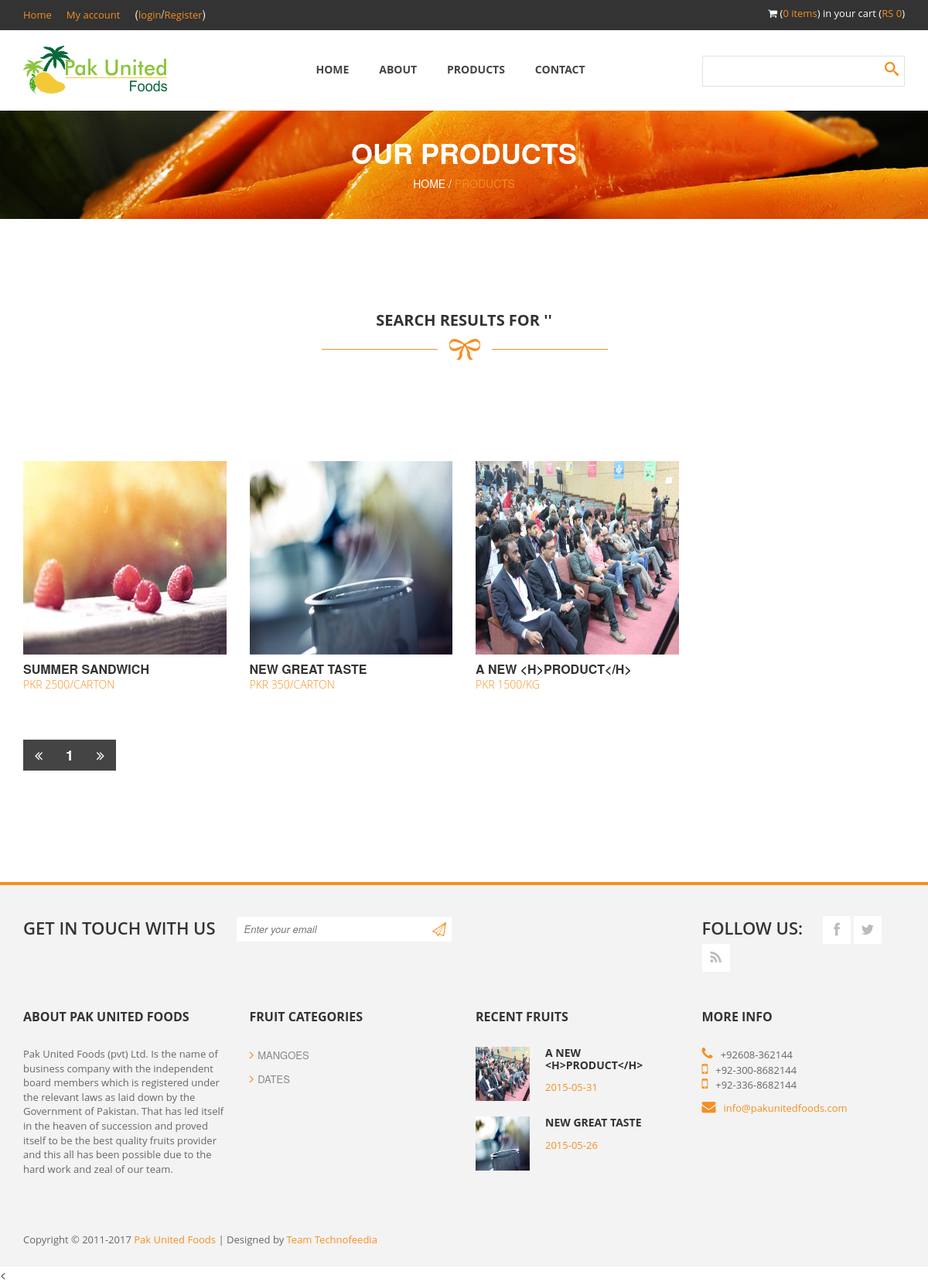
Screenshot of /Codebase/search.php with the database file from the repository.
### tables this page shows
CREATE TABLE IF NOT EXISTS `items` (
`item_id` int(11) NOT NULL,
  `item_name` varchar(60) NOT NULL,
  `item_fruit` int(11) NOT NULL,
  `item_desc` mediumtext NOT NULL,
  `item_image` varchar(255) NOT NULL,
  `item_price` float NOT NULL,
  `item_unit` varchar(100) NOT NULL,
  `item_active` int(1) NOT NULL DEFAULT '1',
  `item_time` timestamp NOT NULL DEFAULT CURRENT_TIMESTAMP
);

CREATE TABLE IF NOT EXISTS `contact` (
  `ptcl` varchar(15) NOT NULL,
  `mobile1` varchar(16) NOT NULL,
  `mobile2` varchar(16) NOT NULL,
  `email` text NOT NULL,
  `facebook` text NOT NULL,
  `twitter` text NOT NULL,
  `rss` text NOT NULL,
  `mapx` decimal(13,7) DEFAULT NULL,
  `mapy` decimal(13,7) NOT NULL,
  `about` longtext NOT NULL
);

CREATE TABLE IF NOT EXISTS `fruits` (
`fruit_id` int(11) NOT NULL,
  `fruit_name` varchar(70) DEFAULT NULL,
  `fruit_time` timestamp NULL DEFAULT CURRENT_TIMESTAMP
);

### Codebase/search.php (the view, shortened to what this page needs)
<?php
require("header.php");
$q="";
$page_con="";
?>
    <div id="heading">
        <div class="container">
            <div class="row">
                <div class="col-md-12">
                    <div class="heading-content">
                        <h2>Our Products</h2>
                        <span>Home / <a href="<?php echo htmlspecialchars($_SERVER['PHP_SELF']); ?>">Products</a></span>
                    </div>
                </div>
            </div>
        </div>
    </div>
    <div id="products-post">
        <div class="container">
            <div class="row">
                <div class="col-md-12">
                    <div id="product-heading">
                        <h2>Search Results for '<?php echo $q;?>'</h2>
                        <img src="images/under-heading.png" alt="" >
                    </div>
                </div>
            </div>
            <div class="row" id="Container">
                <?php
                $num_rec_per_page=12;
                $page=1;
                $start_from = ($page-1) * $num_rec_per_page;
                $a="SELECT `item_id`, `item_name`,`item_desc`, `item_image`, date( `item_time`) DT,`item_fruit`,`fruit_name`,`item_price`,`item_unit` FROM `items`,`fruits` WHERE `fruit_id`=`item_fruit` and `item_active`=1 and `item_name` like '%$q%' order by `item_id`  LIMIT $start_from, $num_rec_per_page";
                $items=$conn->query($a);
                if($items->num_rows>0){
                while($r=$items->fetch_assoc()){
                    $f_id=base64_encode($r['item_fruit']);
                    $item_id=base64_encode($r['item_id']);
                    $item_name=$r['item_name'];
                    $item_img=$r['item_image'];
                    $item_price=$r['item_price']."/".$r['item_unit'];
                    ?>
                    <div class="col-md-3 col-sm-6 mix portfolio-item <?php echo $f_id; ?>">
                        <div class="portfolio-wrapper">
                            <div class="portfolio-thumb">
                                <img src="images/<?php echo $item_img; ?>" alt="<?php echo $item_name; ?>" width="270px" height="250px"/>
                            </div>
                            <div class="label-text">
                                <h3><a href="details.php?item=<?php echo $item_id; ?>"><?php echo $item_name; ?></a></h3>
                                <span class="text-category">PKR <?php echo $item_price; ?></span>
                            </div>
                        </div>
                    </div>
                <?php }}else
                echo "<h1>No result found</h1>";
                ?>
            </div>
            <div class="pagination">
                <div class="row">
                    <div class="col-md-12">
                        <ul>
                            <?php
                            $a="SELECT * FROM `items` WHERE `item_active`=1";
                            $c= $conn->query($a);
                            $total_records=$c->num_rows;
                            $total_pages = ceil($total_records / $num_rec_per_page);
                            echo "<li><a href='products.php?page=1$page_con'><i class='fa fa-angle-double-left'></i></a></li>";
                            for ($i=1; $i<=$total_pages; $i++) {
                                echo "<li><a href='products.php?page=$i$page_con'>$i</a></li>";
                            }
                            $i--;
                            echo "<li><a href='products.php?page=$i$page_con'><i class='fa fa-angle-double-right'></i></a></li>";
                            ?>
                        </ul>
                    </div>
                </div>
            </div>
        </div>
    </div>
<?php
require("footer.php");
?>

### Codebase/footer.php (shortened to what this page needs)
<footer>
    <div class="container">
        <div class="top-footer">
            <div class="row">
                <div class="col-md-9">
                    <div class="subscribe-form" id="subform">
                        <span>Get in touch with us</span>
                        <form method="get" class="subscribeForm">
                            <input id="subscribe" type="email" placeholder="Enter your email" required="required" />
                            <input type="submit" id="submitButton" onclick="subs()" />
                        </form>
                    </div>
                </div>
                <div class="col-md-3">
                    <div class="social-bottom">
                        <span>Follow us:</span>
                        <ul>
                            <li>
                                <a href="<?php echo $fb; ?>" class="fa fa-facebook"></a>
                            </li>
                            <li>
                                <a href="<?php echo $tw; ?>" class="fa fa-twitter"></a>
                            </li>
                            <li>
                                <a href="<?php echo $rss; ?>" class="fa fa-rss"></a>
                            </li>
                        </ul>
                    </div>
                </div>
            </div>
        </div>
        <div class="main-footer">
            <div class="row">
                <div class="col-md-3">
                    <div class="about">
                        <h4 class="footer-title">About Pak United Foods</h4>
                        <p>
                            Pak United Foods (pvt) Ltd. Is the name of business company with the independent board members which is registered under the relevant laws as laid down by the Government of Pakistan. That has led itself in the heaven of succession and proved itself to be the best quality fruits provider and this all has been possible due to the hard work and zeal of our team.
                        </p>
                    </div>
                </div>
                <div class="col-md-3">
                    <div class="shop-list">
                        <h4 class="footer-title">Fruit Categories</h4>
                        <ul>
                            <?php $sql = "SELECT `fruit_id`, `fruit_name` FROM `fruits` LIMIT 0,8";
                            $result=$conn->query($sql);
                            if($result->num_rows>0){
                                while($row=$result->fetch_assoc())
                                {
                                    $id="products.php?cat=".base64_encode($row["fruit_id"]);
                                    $name=$row["fruit_name"];
                                    ?>
                                    <li>
                                        <a href="<?php echo $id; ?>"><i class="fa fa-angle-right"></i><?php echo $name; ?></a>
                                    </li>
                                <?php } }?>
                        </ul>
                    </div>
                </div>
                <div class="col-md-3">
                    <div class="recent-posts">
                        <h4 class="footer-title">Recent Fruits</h4>
                        <?php
                        $a="SELECT `item_id`, `item_name`,`item_desc`, `item_image`, date( `item_time`) DT FROM `items` WHERE `item_active`=1 order by `item_id` DESC  limit 0,2";
                        $items=$conn->query($a);
                        while($r=$items->fetch_assoc()){
                            $item_id=base64_encode($r['item_id']);
                            $item_name=$r['item_name'];
                            $item_img=$r['item_image'];
                            $item_date=$r['DT'];
                            ?>
                        <div class="recent-post">
                            <div class="recent-post-thumb">
                                <img src="images/<?php echo $item_img; ?>" alt="" width="70" height="70">
                            </div>
                            <div class="recent-post-info">
                                <h6><a href="<?php echo "products.php?product=".$item_id; ?>"><?php echo $item_name; ?></a></h6>
                                <span><?php echo $item_date; ?></span>
                            </div>
                        </div>
                        <?php }?>
                    </div>
                </div>
                <div class="col-md-3">
                    <div class="more-info">
                        <h4 class="footer-title">More info</h4>
                        <ul>
                            <li>
                                <i class="fa fa-phone"></i><?php echo $ph; ?><br />
                                <i class="fa fa-mobile"></i><?php echo $mob1; ?><br />
                                <i class="fa fa-mobile-phone"></i><?php echo $mob2; ?>
                            </li>
                            <li>
                                <i class="fa fa-envelope"></i><a href="#"><?php echo $email; ?></a>
                            </li>
                        </ul>
                    </div>
                </div>
            </div>
        </div>
        <div class="bottom-footer">
            <p>
                Copyright © 2011-<?php echo date("Y");?> <a href="#">Pak United Foods</a> | Designed by <a href="http://www.technofeedia.com">Team Technofeedia</a>
            </p>
        </div>
    </div>
</footer>
<
</body>
</html>

### Codebase/css/templatemo_style.css (style rules this page uses)
a { text-decoration: none; color: #f78e21; }
p { font-family: 'Open Sans', sans-serif; font-size: 13px; color: #666; }
*, *:before, *:after { -moz-box-sizing: border-box; -webkit-box-sizing: border-box; box-sizing: border-box; }
#heading { background-image: url(../images/bg-image.jpg); height: 140px; }
#heading h2 { font-size: 36px; font-weight: 700; color: #fff; text-transform: uppercase; }
#heading span { color: #fff; text-transform: uppercase; }
.heading-content { text-align: center; margin-top: 35px; }
#product-heading { text-align: center; padding: 100px 0 30px 0; }
#product-heading h2 { font-family: 'Open Sans', sans-serif; font-size: 20px; color: #333; font-weight: 700; text-transform: uppercase; }
#Container { margin-top: 80px; }
#Container .mix { display: none; }
.portfolio-wrapper { overflow: hidden; padding-top: 20px; }
.label-text a { color: #333; }
.label-text h3 { margin: 10px 0 2px 0; font-size: 16px; font-weight: 700; color: #333; text-transform: uppercase; }
.label-text span { color: #777; text-transform: uppercase; font-family: 'Open Sans', sans-serif; font-weight: 300; display: block; color: #f78e21 }
.portfolio-thumb img { width: 100%; }
.portfolio-thumb { position: relative; }
.pagination { margin-top: 60px; }
.pagination ul { padding: 0; margin: 0; }
.pagination li { list-style: none; display: inline-block; }
.pagination a { background-color: #444; width: 40px; height: 40px; line-height: 40px; font-size: 18px; font-weight: 600; color: #fff; display: block; text-align: center; }
input, textarea { padding: 10px; border: 1px solid #e2e2e2; width: 100%; margin-top: 25px; font-size: 13px; font-style: italic; font-weight: 300; color: #aaa; outline: none; }
.recent-post { overflow: hidden; margin-bottom: 20px; }
.recent-post-thumb { float: left; margin-right: 20px !important; width: 70px; height: 70px; }
.recent-post-info { overflow: hidden; }
.recent-post-info h6 { font-family: 'Open Sans', sans-serif; font-size: 14px; font-weight: 700; text-transform: uppercase; margin-top: 0; }
.recent-post-info a { color: #333; }
.recent-post-info span { font-family: 'Open Sans', sans-serif; font-size: 13px; color: #f78e21; }
footer { background-color: #f3f3f3; border-top: 4px solid #f78e21; margin-top: 120px; }
.social-bottom { margin-top: 40px; padding-bottom: 40px; }
.social-bottom span { font-family: 'Open Sans', sans-serif; font-size: 22px; font-weight: 600; color: #333; text-transform: uppercase; float: left; margin-right: 26px; }
.social-bottom ul { margin: 0; padding: 0; }
.social-bottom li { list-style: none; display: inline-block; }
.social-bottom a { background-color: #fff; font-size: 18px; width: 36px; height: 36px; line-height: 36px; text-align: center; color: #bbb; }
.subscribe-form { margin-top: 40px; padding-bottom: 40px; }
.subscribe-form span { font-family: 'Open Sans', sans-serif; font-size: 22px; font-weight: 600; color: #333; text-transform: uppercase; float: left; margin-right: 26px; }
.subscribeForm { position: relative; display: inline-block; }
.subscribe-form input[type="submit"] { position: absolute; right: 0; top: 0; width: 34px; height: 34px; background: url(../images/subscribe-icon.png); background-repeat: no-repeat; background-position: center; color: transparent; background-color: transparent; content: ''; margin-top: 0; border: 0; }
.subscribe-form input#subscribe { padding: 4px 10px 4px 10px; line-height: 34px; height: 34px; max-width: 280px; width: 280px; margin-top: 0px; outline: 0; border-color: #f3f3f3; }
.footer-title { font-family: 'Open Sans', sans-serif; font-size: 16px; font-weight: 700; color: #333; text-transform: uppercase; padding-bottom: 20px; }
.shop-list ul { margin: 0; padding: 0; }
.shop-list li { list-style: none; margin: 10px 0; }
.shop-list i { font-size: 16px; margin-right: 5px; color: #f78e21; }
.shop-list a { text-transform: uppercase; color: #888; font-size: 13px; }
.recent-post-thumb { float: left; margin-right: 10px; width: 70px; height: 70px; }
.more-info ul { margin: 0; padding: 0; }
.more-info li { list-style: none; margin: 10px 0; font-family: 'Open Sans', sans-serif; font-size: 13px; color: #666; }
.more-info i { color: #f78e21; margin-right: 10px; font-size: 18px; }
.bottom-footer { text-align: left; padding: 60px 0 15px 0; }
@media screen and (min-width: 995px) { body { overflow-x: hidden; } }

### rows the page displays
items: item_image (picture), item_name "SUMMER SANDWICH", item_price "2500/CARTON"
items: item_image (picture), item_name "NEW GREAT TASTE", item_price "350/CARTON", item_date "2015-05-26"
items: item_image (picture), item_name "A NEW <H>PRODUCT</H>", item_price "1500/KG", item_date "2015-05-31"
fruits: fruit_name "MANGOES"
fruits: fruit_name "DATES"
contact: ptcl "+92608-362144", mobile1 "+92-300-8682144", mobile2 "+92-336-8682144", email "info@pakunitedfoods.com"

### other values shown
$items_count "0"
$amount "0"
